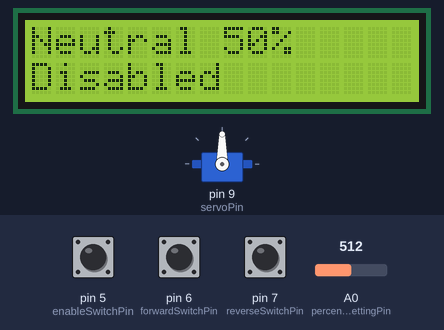
This sketch was run on a simulated Arduino Uno, built with avr-gcc and run on an emulated ATmega328P. Shown: servo, 16×2 character LCD. The inputs (shaded band) are chosen by the test bench; at power-on: pin 5 (enableSwitchPin) HIGH, pin 6 (forwardSwitchPin) HIGH, pin 7 (reverseSwitchPin) HIGH, A0 (percentageSettingPin) = 512.

Above: at 1.2 s.
1.3 s: pin 5 (enableSwitchPin) pulled LOW for 0.25 s
At 1.58 s:
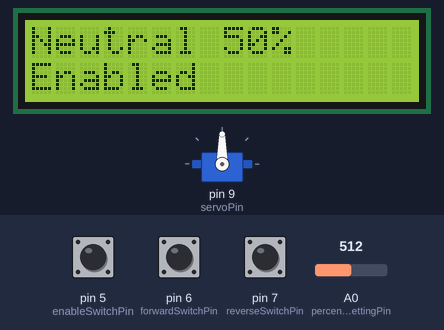
3.2 s: pin 6 (forwardSwitchPin) pulled LOW for 0.25 s
At 3.42 s:
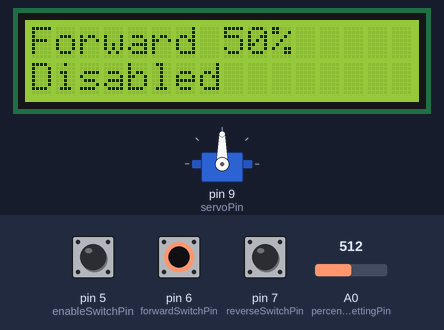
5.0 s: pin 7 (reverseSwitchPin) pulled LOW for 0.25 s
At 5.26 s:
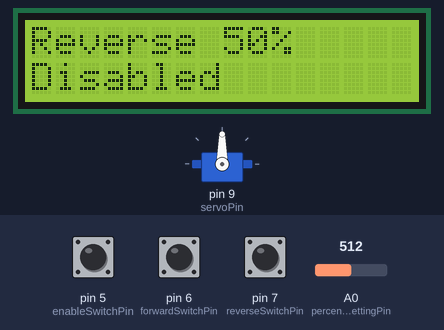
6.8 s: A0 (percentageSettingPin) set to 716
At 8.1 s:
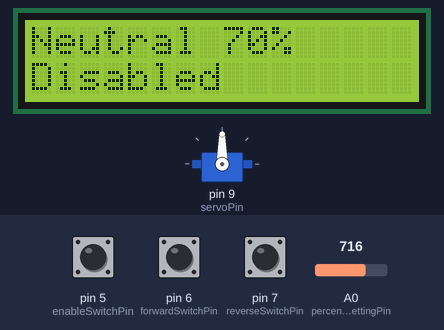
8.4 s: pin 5 (enableSwitchPin) pulled LOW for 1 s
At 9.3 s:
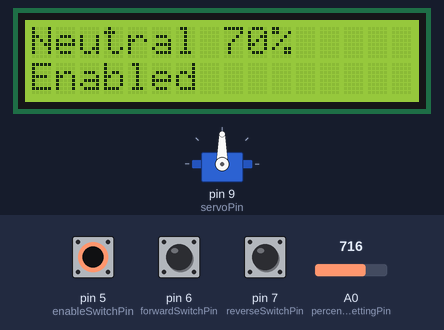
11.0 s: pin 6 (forwardSwitchPin) pulled LOW for 1 s
At 11.4 s:
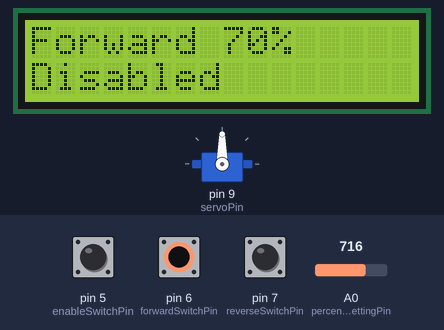
Timing chart, 0 to 14.0 s (numbered marks = the images above; inputs shaded):
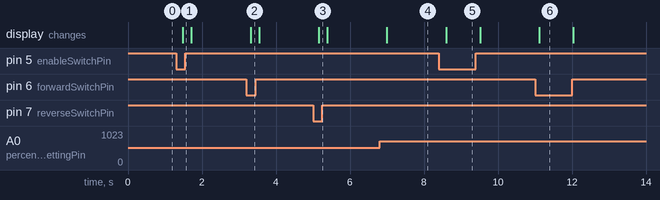

The sketch:

MotorControlBox.ino
```cpp
#include <Servo.h>;
#include <String.h>
// https://bitbucket.org/fmalpartida/new-liquidcrystal/downloads
// Move any other LCD libraries to another folder or delete them
#include <LiquidCrystal_I2C.h>

enum directions
{
  forward,
  neutral,
  reverse
};

// Set the pins on the I2C chip used for LCD connections:
//                    addr, en,rw,rs,d4,d5,d6,d7,bl,blpol
LiquidCrystal_I2C lcd(0x3F, 2, 1, 0, 4, 5, 6, 7, 3, POSITIVE); // Set the LCD I2C address
Servo servo;

const int PULLED_DOWN = 0;

const int percentageSettingPin = A0;
const int enableSwitchPin = 5;
const int forwardSwitchPin = 6;
const int reverseSwitchPin = 7;
const int servoPin = 9;

int sensorValue = 0;
int percent = 0;

directions direction = neutral;
bool enabled = false;

void setup()
{
  pinMode(enableSwitchPin, INPUT_PULLUP);
  pinMode(forwardSwitchPin, INPUT_PULLUP);
  pinMode(reverseSwitchPin, INPUT_PULLUP);
  pinMode(percentageSettingPin, INPUT);

  servo.attach(servoPin);

  lcd.begin(16, 2); // initialize the lcd for 16 chars 2 lines, turn on backlight
  lcd.clear();
}

void loop()
{
  sensorValue = analogRead(percentageSettingPin);
  percent = map(sensorValue, 3, 1020, 0, 100);
  char percentageString[4];
  itoa(percent, percentageString, 10);

  lcd.clear();
  lcd.setCursor(0, 0);
  if (digitalRead(forwardSwitchPin) == PULLED_DOWN)
  {
    direction = forward;
    lcd.write("Forward ");
  }
  else if (digitalRead(reverseSwitchPin) == PULLED_DOWN)
  {
    direction = reverse;
    lcd.write("Reverse ");
  }
  else
  {
    direction = neutral;
    lcd.write("Neutral ");
  }
  lcd.write(percentageString);
  lcd.write("%");

  enabled = digitalRead(enableSwitchPin) == PULLED_DOWN;
  lcd.setCursor(0, 1);
  lcd.write(enabled ? "Enabled         " : "Disabled        ");

  int servoSetting = 90; // Default for neutral, enabled or not.
  if (enabled)
  {
    if (direction == forward)
    {
      servoSetting = map(percent, 0, 100, 90, 180);
    }
    else if (direction == reverse)
    {
      servoSetting = map(percent, 0, 100, 90, 0);
    }
  }
  servo.write(servoSetting);

  delay(200);
}

bool isPulledDown(int reading)
{
  return reading == PULLED_DOWN;
}
```

Measured:
- after the input at 1.3 s, the display: changes after 0.17 s (image 1)
- after the input at 3.2 s, the display: changes after 0.11 s (image 2)
- after the input at 5.0 s, the display: changes after 0.15 s (image 3)
- after the input at 6.8 s, the display: changes after 0.19 s (image 4)
- after the input at 8.4 s, the display: changes after 0.19 s (image 5)
- after the input at 11.0 s, the display: changes after 0.12 s (image 6)
